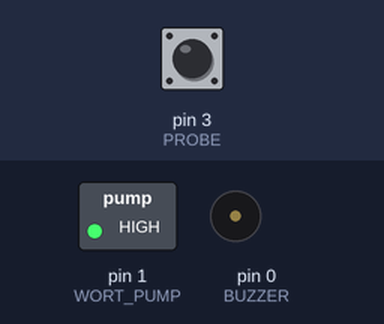
Recording of a sketch running on a simulated Arduino Uno, built with avr-gcc and run on an emulated ATmega328P. Parts: switched loads named in the sketch (green lamp = pin HIGH), buzzer (waves = sounding, pin HIGH). The test bench sets the inputs (shaded band); at power-on: pin 3 (PROBE) HIGH.

Above: at 2.8 s.
2.9 s: pin 3 (PROBE) pulled LOW for 1.2 s
At 3.4 s:
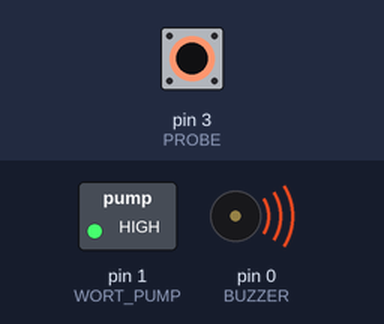
8.2 s: pin 3 (PROBE) pulled LOW for 1.2 s
At 9.8 s:
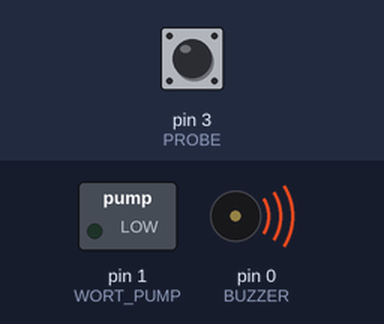
11.5 s: pin 3 (PROBE) pulled LOW for 3.2 s
At 17.6 s:
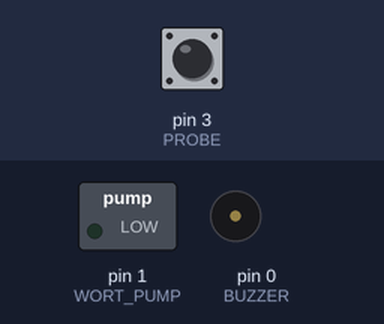
Timing chart, 0 to 48.5 s (numbered marks = the images above; inputs shaded):
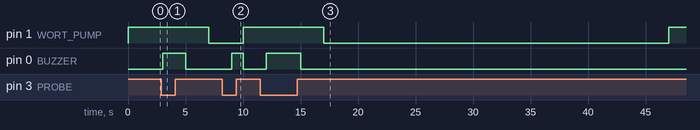

The sketch:

exitPumpPulseWithAlarm.ino
```cpp
/*
 * This sketch will pulse the wort pump at the defined interval
 * so long as the probe does not encounter liquid.  If the probe
 * encounters liquid, then the pulse stops and an alarm sounds. When
 * the probe is not touching liquid, then restart the pulse.
 */

#define BUZZER 0
#define WORT_PUMP 1
#define PROBE 3  // TODO: Change to PIN 2 when can get it working properly
#define PULSE_ON 2000  // Milliseconds to turn wort pump on out of total inteval
#define PULSE_TOTAL_INTERVAL 60000 // Milliseconds of total interval before resetting clock

int milliSecs = 0;

// put your setup code here, to run once:
void setup() {
  pinMode(BUZZER, OUTPUT);  // HIGH is buzzer on
  pinMode(WORT_PUMP, OUTPUT); // HIGH is pump on

  pinMode(PROBE, INPUT_PULLUP);
  //digitalWrite(PROBE, HIGH);  // TODO: Remove when get BUTTON 2 working, as John says not needed
}

// put your main code here, to run repeatedly:
void loop() {
  // Check if probe encountered liquid.  If so, sound alarm and reset timer
  if (digitalRead(PROBE) == LOW) {
    digitalWrite(BUZZER, HIGH);
    milliSecs = 0;
  } else {
    digitalWrite(BUZZER, LOW);

    // Run pulse if less than time in interval
    if (milliSecs <= PULSE_ON) {
      digitalWrite(WORT_PUMP, HIGH);
    } else {
      digitalWrite(WORT_PUMP, LOW);
    }
  }

  // Increment our timer
  milliSecs = milliSecs + 1000;
  delay(1000);

  // Check for total interval
  if (milliSecs >= PULSE_TOTAL_INTERVAL) {
    milliSecs = 0;
  }
}
```

Measured:
- after the input at 2.9 s, pin 1 (WORT_PUMP): HIGH → LOW after 4.1 s instead of 0.10 s; pin 0 (BUZZER): LOW → HIGH after 0.10 s, → LOW 2.0 s later
- after the input at 8.2 s, pin 1 (WORT_PUMP): LOW → HIGH after 1.8 s; pin 0 (BUZZER): LOW → HIGH after 0.80 s, → LOW 1.0 s later
- after the input at 11.5 s, pin 0 (BUZZER): LOW → HIGH after 0.50 s, → LOW 3.0 s later
